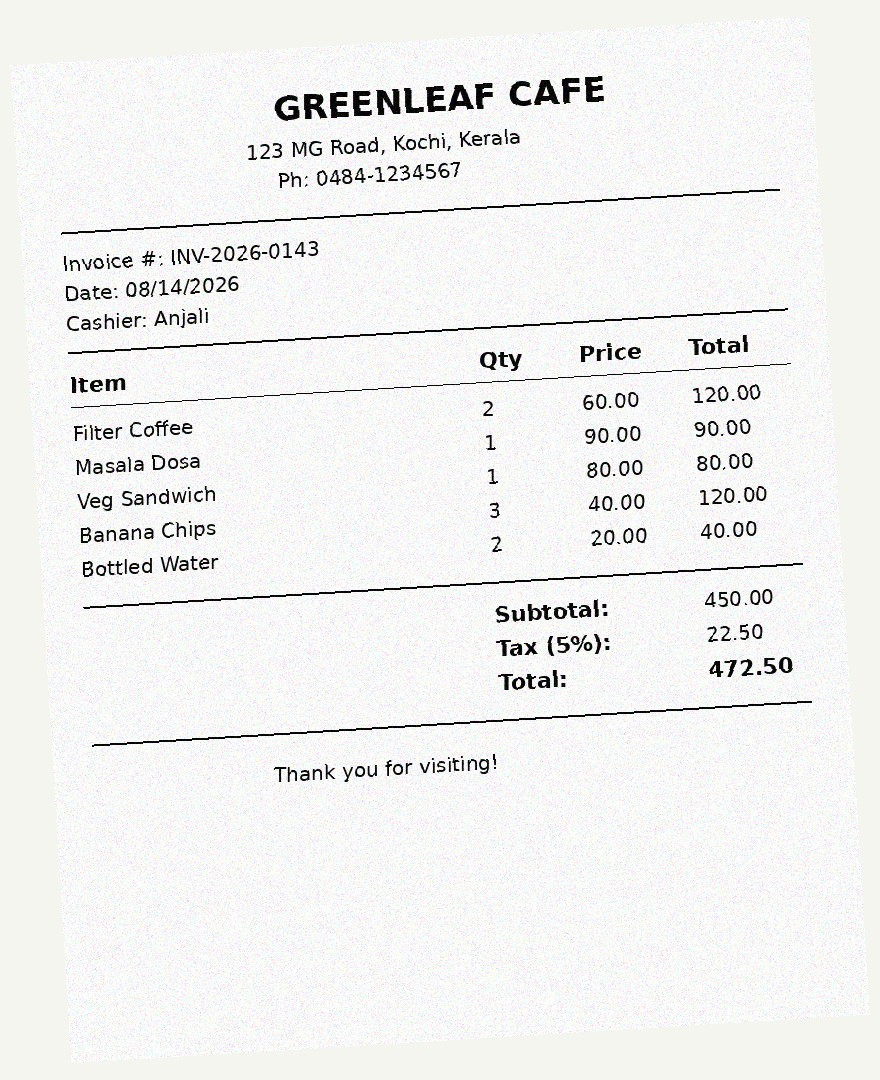
#> input picture Module02/sample.jpg, 880 x 1080 px
$ jupyter execute --allow-errors ocr.ipynb
#> lines starting #> are read from the running program, lines starting #| are printed output that depends on the picture; after the words box and inside, x2 and y2 are one past the last pixel; in counts of white or black regions, pixels touching at a corner belong together
# Optical Character Recognition (image to character)

[cell 1]
import cv2
import numpy as np
import pytesseract
from PIL import Image
import requests
import pdfplumber
import pandas as pd
import re
import json
import matplotlib.pyplot as plt
print("All imports successful")

[cell 2]
import os #access files in OS

[cell 3]
print("sample.jpg found:", os.path.exists("sample.jpg"))

[cell 4]
img = cv2.imread("sample.jpg")
#> img is the input picture: shape (1080, 880, 3); mean B, G, R 239.3, 240.4, 240.1

[cell 5]
plt.imshow(img)

[cell 6]
def preprocess_image(path):
#> called with path = 'sample.jpg'
    img = cv2.imread(path)
    gray = cv2.cvtColor(img, cv2.COLOR_BGR2GRAY)
    # Denoise
    denoised = cv2.fastNlMeansDenoising(gray, h=30)
    # Adaptive thresholding handles uneven lighting better than a single global threshold
    thresh = cv2.adaptiveThreshold(
        denoised, 255,
        cv2.ADAPTIVE_THRESH_GAUSSIAN_C,
        cv2.THRESH_BINARY, 31, 11
    )
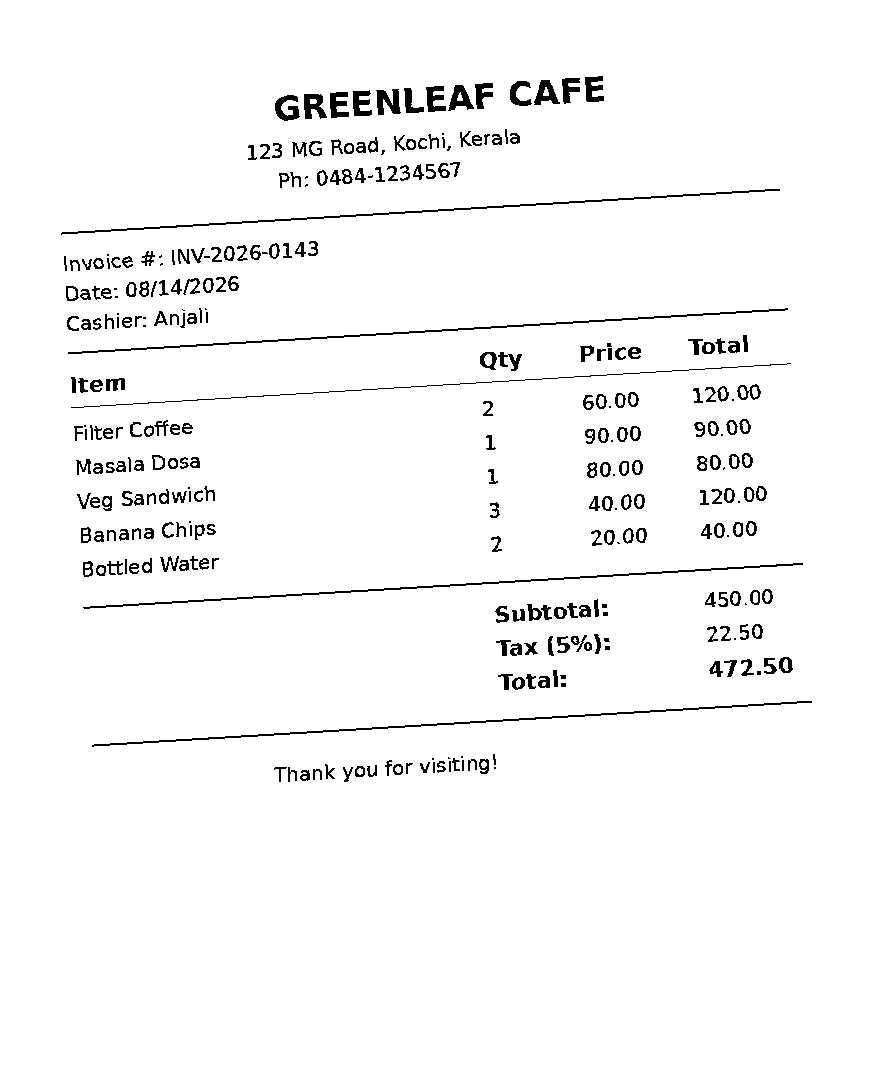
#> thresh: shape (1080, 880); 96.9% white; black in thin lines or dots, all inside (x1, y1, x2, y2) = (61, 76, 812, 782)
    return thresh
processed = preprocess_image("sample.jpg")
cv2.imwrite("processed.jpg", processed)
print("Saved processed.jpg")

[cell 7]
# Side-by-side comparison (great for showing students the "why")
import matplotlib.pyplot as plt
original = cv2.cvtColor(cv2.imread("sample.jpg"), cv2.COLOR_BGR2RGB)
fig, axes = plt.subplots(1, 2, figsize=(14, 6))
axes[0].imshow(original)
axes[0].set_title("Original")
axes[0].axis("off")
axes[1].imshow(processed, cmap="gray")
axes[1].set_title("Preprocessed")
axes[1].axis("off")
plt.tight_layout()
plt.show()
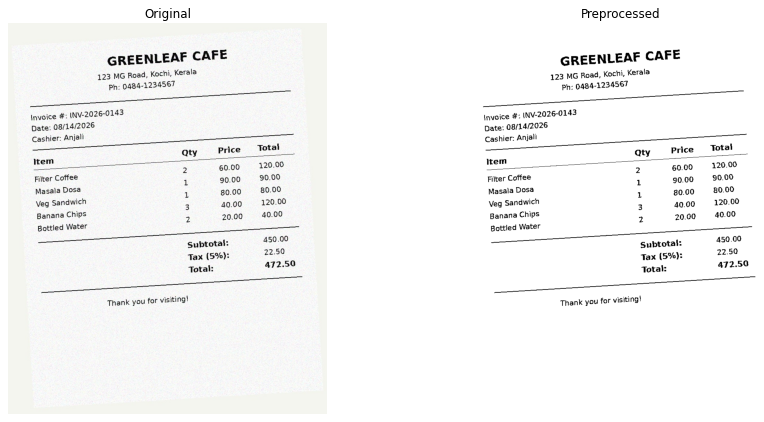
#> figure drawn by matplotlib, 2 panels
